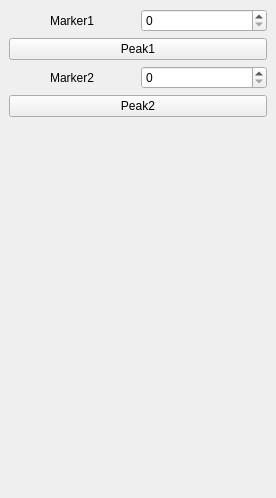
<?xml version="1.0" encoding="UTF-8"?>
<ui version="4.0">
 <class>DockWidgetFft</class>
 <widget class="QDockWidget" name="DockWidgetFft">
  <property name="geometry">
   <rect>
    <x>0</x>
    <y>0</y>
    <width>276</width>
    <height>498</height>
   </rect>
  </property>
  <property name="minimumSize">
   <size>
    <width>237</width>
    <height>163</height>
   </size>
  </property>
  <property name="windowTitle">
   <string>FFT</string>
  </property>
  <widget class="QWidget" name="dockWidgetContents">
   <layout class="QGridLayout" name="gridLayout">
    <item row="0" column="0">
     <widget class="QLabel" name="label">
      <property name="text">
       <string>Marker1</string>
      </property>
      <property name="alignment">
       <set>Qt::AlignCenter</set>
      </property>
     </widget>
    </item>
    <item row="0" column="1">
     <widget class="QSpinBox" name="sbMarker1"/>
    </item>
    <item row="1" column="0" colspan="2">
     <widget class="QPushButton" name="pbPeak1">
      <property name="text">
       <string>Peak1</string>
      </property>
     </widget>
    </item>
    <item row="2" column="0">
     <widget class="QLabel" name="label_2">
      <property name="text">
       <string>Marker2</string>
      </property>
      <property name="alignment">
       <set>Qt::AlignCenter</set>
      </property>
     </widget>
    </item>
    <item row="2" column="1">
     <widget class="QSpinBox" name="sbMarker2"/>
    </item>
    <item row="3" column="0" colspan="2">
     <widget class="QPushButton" name="pbPeak2">
      <property name="text">
       <string>Peak2</string>
      </property>
     </widget>
    </item>
    <item row="4" column="1">
     <spacer name="verticalSpacer">
      <property name="orientation">
       <enum>Qt::Vertical</enum>
      </property>
      <property name="sizeHint" stdset="0">
       <size>
        <width>20</width>
        <height>332</height>
       </size>
      </property>
     </spacer>
    </item>
   </layout>
  </widget>
 </widget>
 <resources/>
 <connections/>
</ui>
